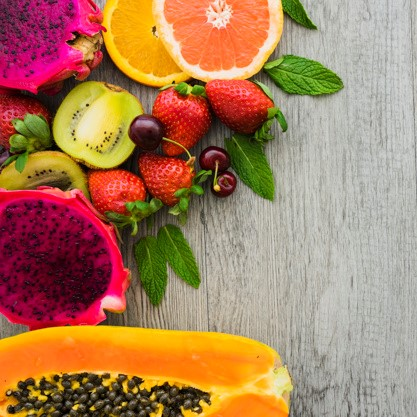
#> input picture chapter_3/images/fruits_image.jpg, 417 x 417 px
$ python make_noise.py
#> lines starting #> are read from the running program, lines starting #| are printed output that depends on the picture
### chapter_3/utils.py
from matplotlib import pyplot as plt
import numpy as np


def show_image(image, title="Image", cmap_type='gray'):
    plt.imshow(image, cmap=cmap_type)
    plt.title(title)
    plt.axis('off')
    plt.show()


# [17 lines left out: functions show_histogram, get_mask, not called in this run]

### chapter_3/make_noise.py
from matplotlib import pyplot as plt
from skimage.util import random_noise
from utils import show_image

image = plt.imread('images/fruits_image.jpg')
#> image is the input picture: shape (417, 417, 3); mean R, G, B 170.2, 126.7, 93.8

noisy_image = random_noise(image)
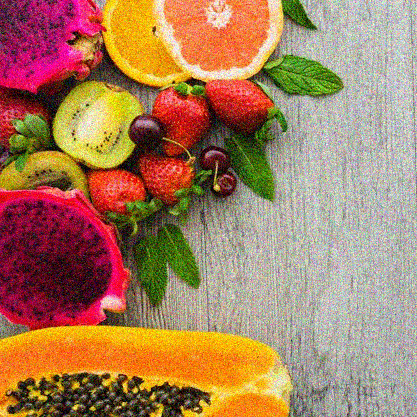
#> noisy_image: shape (417, 417, 3) float64; mean R, G, B 0.661, 0.501, 0.376

show_image(image)
show_image(noisy_image, "Noisy Image")

$ run again, with chapter_3/images/chinese.jpg copied over chapter_3/images/fruits_image.jpg
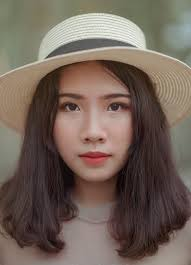
#> input picture chapter_3/images/chinese.jpg, 191 x 265 px
#> image is the input picture: shape (265, 191, 3); mean R, G, B 114.6, 99.2, 89
#> `noisy_image = random_noise(image)`:
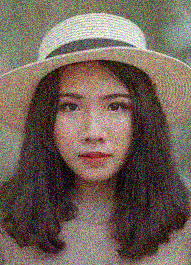
#> noisy_image: shape (265, 191, 3) float64; mean R, G, B 0.45, 0.39, 0.351

$ run again, with chapter_3/images/damaged_astronaut.png saved as chapter_3/images/fruits_image.jpg
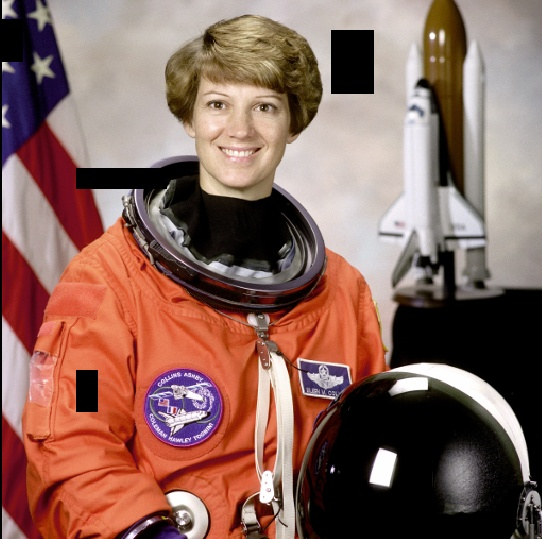
#> input picture chapter_3/images/damaged_astronaut.png, 542 x 539 px
#> image is the input picture: shape (539, 542, 3); mean R, G, B 138, 102.6, 93.2
#> `noisy_image = random_noise(image)`:
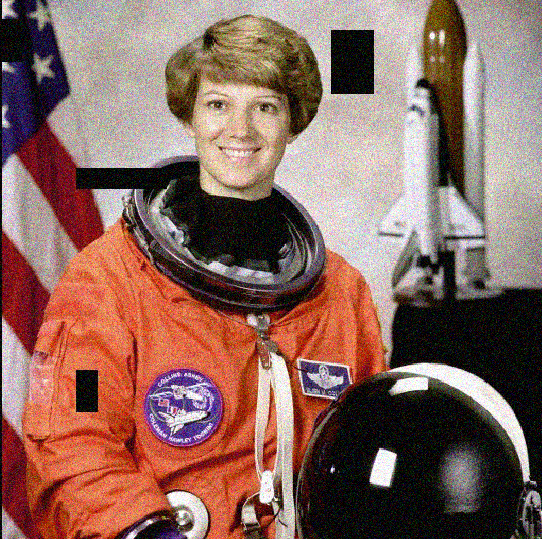
#> noisy_image: shape (539, 542, 3) float64; mean R, G, B 0.546, 0.411, 0.374
